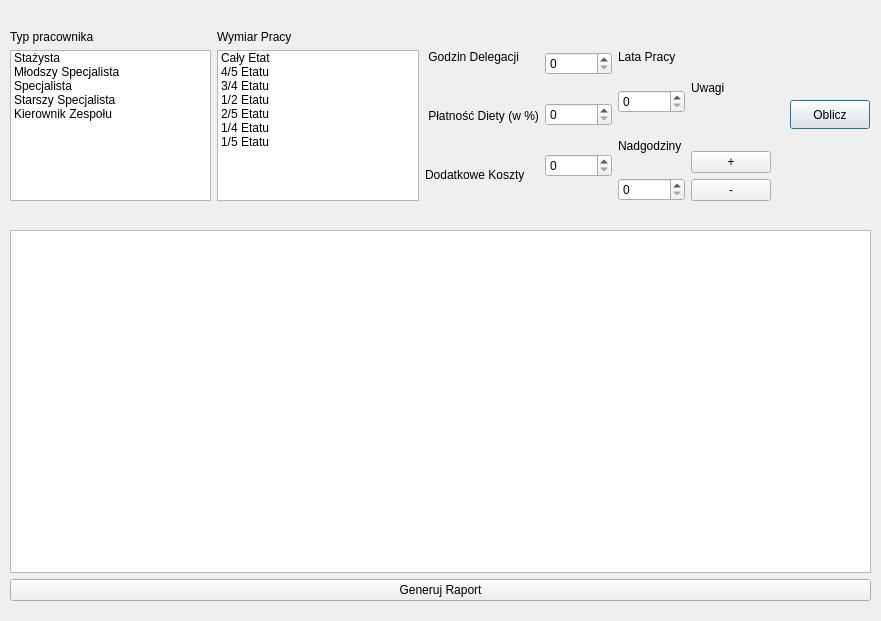
<?xml version="1.0" encoding="UTF-8"?>
<ui version="4.0">
 <class>Wypata</class>
 <widget class="QDialog" name="Wypata">
  <property name="geometry">
   <rect>
    <x>0</x>
    <y>0</y>
    <width>881</width>
    <height>621</height>
   </rect>
  </property>
  <property name="windowTitle">
   <string>Wyplata - System Ekspercki</string>
  </property>
  <widget class="QPushButton" name="pushButton">
   <property name="geometry">
    <rect>
     <x>790</x>
     <y>100</y>
     <width>80</width>
     <height>29</height>
    </rect>
   </property>
   <property name="text">
    <string>Oblicz</string>
   </property>
  </widget>
  <widget class="QWidget" name="layoutWidget">
   <property name="geometry">
    <rect>
     <x>10</x>
     <y>30</y>
     <width>761</width>
     <height>171</height>
    </rect>
   </property>
   <layout class="QHBoxLayout" name="horizontalLayout">
    <item>
     <layout class="QVBoxLayout" name="verticalLayout_4">
      <item>
       <widget class="QLabel" name="label_4">
        <property name="text">
         <string>Typ pracownika</string>
        </property>
       </widget>
      </item>
      <item>
       <widget class="QListWidget" name="listWidget">
        <property name="layoutDirection">
         <enum>Qt::LeftToRight</enum>
        </property>
        <property name="styleSheet">
         <string notr="true">selection-color: rgb(170, 0, 0);
</string>
        </property>
        <property name="editTriggers">
         <set>QAbstractItemView::DoubleClicked|QAbstractItemView::SelectedClicked</set>
        </property>
        <property name="selectionMode">
         <enum>QAbstractItemView::SingleSelection</enum>
        </property>
        <property name="selectionBehavior">
         <enum>QAbstractItemView::SelectItems</enum>
        </property>
        <property name="textElideMode">
         <enum>Qt::ElideMiddle</enum>
        </property>
        <property name="movement">
         <enum>QListView::Static</enum>
        </property>
        <property name="flow">
         <enum>QListView::TopToBottom</enum>
        </property>
        <item>
         <property name="text">
          <string>Stażysta</string>
         </property>
        </item>
        <item>
         <property name="text">
          <string>Młodszy Specjalista</string>
         </property>
        </item>
        <item>
         <property name="text">
          <string>Specjalista</string>
         </property>
        </item>
        <item>
         <property name="text">
          <string>Starszy Specjalista</string>
         </property>
        </item>
        <item>
         <property name="text">
          <string>Kierownik Zespołu</string>
         </property>
        </item>
       </widget>
      </item>
     </layout>
    </item>
    <item>
     <layout class="QVBoxLayout" name="verticalLayout_3">
      <item>
       <widget class="QLabel" name="label_2">
        <property name="text">
         <string>Wymiar Pracy</string>
        </property>
       </widget>
      </item>
      <item>
       <widget class="QListWidget" name="listWidget_2">
        <property name="layoutDirection">
         <enum>Qt::LeftToRight</enum>
        </property>
        <property name="styleSheet">
         <string notr="true">selection-color: rgb(170, 0, 0);
</string>
        </property>
        <property name="editTriggers">
         <set>QAbstractItemView::DoubleClicked|QAbstractItemView::SelectedClicked</set>
        </property>
        <property name="selectionMode">
         <enum>QAbstractItemView::SingleSelection</enum>
        </property>
        <property name="selectionBehavior">
         <enum>QAbstractItemView::SelectItems</enum>
        </property>
        <property name="textElideMode">
         <enum>Qt::ElideMiddle</enum>
        </property>
        <property name="movement">
         <enum>QListView::Static</enum>
        </property>
        <property name="flow">
         <enum>QListView::TopToBottom</enum>
        </property>
        <item>
         <property name="text">
          <string>Cały Etat</string>
         </property>
        </item>
        <item>
         <property name="text">
          <string>4/5 Etatu</string>
         </property>
        </item>
        <item>
         <property name="text">
          <string>3/4 Etatu</string>
         </property>
        </item>
        <item>
         <property name="text">
          <string>1/2 Etatu</string>
         </property>
        </item>
        <item>
         <property name="text">
          <string>2/5 Etatu</string>
         </property>
        </item>
        <item>
         <property name="text">
          <string>1/4 Etatu</string>
         </property>
        </item>
        <item>
         <property name="text">
          <string>1/5 Etatu</string>
         </property>
        </item>
       </widget>
      </item>
     </layout>
    </item>
    <item>
     <layout class="QVBoxLayout" name="verticalLayout">
      <item>
       <widget class="QLabel" name="label">
        <property name="text">
         <string> Godzin Delegacji</string>
        </property>
       </widget>
      </item>
      <item>
       <widget class="QLabel" name="label_5">
        <property name="layoutDirection">
         <enum>Qt::RightToLeft</enum>
        </property>
        <property name="text">
         <string> Płatność Diety (w %)</string>
        </property>
       </widget>
      </item>
      <item>
       <widget class="QLabel" name="label_6">
        <property name="text">
         <string>Dodatkowe Koszty</string>
        </property>
       </widget>
      </item>
     </layout>
    </item>
    <item>
     <layout class="QVBoxLayout" name="verticalLayout_2">
      <item>
       <widget class="QSpinBox" name="spinBox"/>
      </item>
      <item>
       <widget class="QSpinBox" name="spinBox_2">
        <property name="maximum">
         <number>999999999</number>
        </property>
       </widget>
      </item>
      <item>
       <widget class="QSpinBox" name="spinBox_4">
        <property name="maximum">
         <number>999999999</number>
        </property>
       </widget>
      </item>
     </layout>
    </item>
    <item>
     <layout class="QVBoxLayout" name="verticalLayout_7">
      <item>
       <layout class="QVBoxLayout" name="verticalLayout_5">
        <item>
         <widget class="QLabel" name="label_3">
          <property name="text">
           <string>Lata Pracy</string>
          </property>
         </widget>
        </item>
        <item>
         <widget class="QSpinBox" name="spinBox_3">
          <property name="maximum">
           <number>9999999</number>
          </property>
         </widget>
        </item>
       </layout>
      </item>
      <item>
       <layout class="QVBoxLayout" name="verticalLayout_6">
        <item>
         <widget class="QLabel" name="label_7">
          <property name="text">
           <string>Nadgodziny</string>
          </property>
         </widget>
        </item>
        <item>
         <widget class="QSpinBox" name="spinBox_5">
          <property name="maximum">
           <number>9999999</number>
          </property>
         </widget>
        </item>
       </layout>
      </item>
     </layout>
    </item>
    <item>
     <layout class="QVBoxLayout" name="verticalLayout_8">
      <item>
       <widget class="QLabel" name="label_8">
        <property name="text">
         <string>Uwagi</string>
        </property>
       </widget>
      </item>
      <item>
       <widget class="QPushButton" name="pushButton_3">
        <property name="text">
         <string>+</string>
        </property>
       </widget>
      </item>
      <item>
       <widget class="QPushButton" name="pushButton_2">
        <property name="text">
         <string>-</string>
        </property>
       </widget>
      </item>
     </layout>
    </item>
   </layout>
  </widget>
  <widget class="QWidget" name="layoutWidget">
   <property name="geometry">
    <rect>
     <x>10</x>
     <y>230</y>
     <width>861</width>
     <height>371</height>
    </rect>
   </property>
   <layout class="QVBoxLayout" name="verticalLayout_9">
    <item>
     <widget class="QTextBrowser" name="textBrowser"/>
    </item>
    <item>
     <widget class="QPushButton" name="pushButton_4">
      <property name="text">
       <string>Generuj Raport</string>
      </property>
     </widget>
    </item>
   </layout>
  </widget>
 </widget>
 <tabstops>
  <tabstop>listWidget</tabstop>
  <tabstop>pushButton</tabstop>
  <tabstop>spinBox</tabstop>
  <tabstop>spinBox_2</tabstop>
  <tabstop>spinBox_3</tabstop>
  <tabstop>textBrowser</tabstop>
 </tabstops>
 <resources/>
 <connections/>
</ui>
